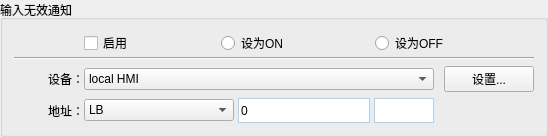
           <widget class="QGroupBox" name="InputInvalidNotice">
            <property name="geometry">
             <rect>
              <x>10</x>
              <y>500</y>
              <width>541</width>
              <height>131</height>
             </rect>
            </property>
            <property name="title">
             <string>输入无效通知</string>
            </property>
            <layout class="QVBoxLayout" name="verticalLayout_41">
             <property name="spacing">
              <number>2</number>
             </property>
             <item>
              <layout class="QHBoxLayout" name="horizontalLayout_77">
               <item>
                <spacer name="horizontalSpacer_135">
                 <property name="orientation">
                  <enum>Qt::Horizontal</enum>
                 </property>
                 <property name="sizeType">
                  <enum>QSizePolicy::Fixed</enum>
                 </property>
                 <property name="sizeHint" stdset="0">
                  <size>
                   <width>70</width>
                   <height>20</height>
                  </size>
                 </property>
                </spacer>
               </item>
               <item>
                <widget class="QCheckBox" name="InputInvalidEnable">
                 <property name="text">
                  <string>启用</string>
                 </property>
                </widget>
               </item>
               <item>
                <spacer name="horizontalSpacer_136">
                 <property name="orientation">
                  <enum>Qt::Horizontal</enum>
                 </property>
                 <property name="sizeHint" stdset="0">
                  <size>
                   <width>40</width>
                   <height>20</height>
                  </size>
                 </property>
                </spacer>
               </item>
               <item>
                <widget class="QRadioButton" name="SaveAsOn">
                 <property name="text">
                  <string>设为ON</string>
                 </property>
                </widget>
               </item>
               <item>
                <spacer name="horizontalSpacer_137">
                 <property name="orientation">
                  <enum>Qt::Horizontal</enum>
                 </property>
                 <property name="sizeHint" stdset="0">
                  <size>
                   <width>40</width>
                   <height>20</height>
                  </size>
                 </property>
                </spacer>
               </item>
               <item>
                <widget class="QRadioButton" name="SaveAsOff">
                 <property name="text">
                  <string>设为OFF</string>
                 </property>
                </widget>
               </item>
               <item>
                <spacer name="horizontalSpacer_138">
                 <property name="orientation">
                  <enum>Qt::Horizontal</enum>
                 </property>
                 <property name="sizeHint" stdset="0">
                  <size>
                   <width>40</width>
                   <height>20</height>
                  </size>
                 </property>
                </spacer>
               </item>
              </layout>
             </item>
             <item>
              <widget class="QWidget" name="ValuePageEnableWidget" native="true">
               <layout class="QVBoxLayout" name="verticalLayout_42">
                <property name="leftMargin">
                 <number>0</number>
                </property>
                <property name="topMargin">
                 <number>0</number>
                </property>
                <property name="rightMargin">
                 <number>0</number>
                </property>
                <property name="bottomMargin">
                 <number>0</number>
                </property>
                <item>
                 <widget class="Line" name="NoticeLine_6">
                  <property name="orientation">
                   <enum>Qt::Horizontal</enum>
                  </property>
                 </widget>
                </item>
                <item>
                 <layout class="QHBoxLayout" name="horizontalLayout_78">
                  <property name="spacing">
                   <number>0</number>
                  </property>
                  <item>
                   <widget class="QLabel" name="WatchAddrDevType_2">
                    <property name="minimumSize">
                     <size>
                      <width>70</width>
                      <height>0</height>
                     </size>
                    </property>
                    <property name="maximumSize">
                     <size>
                      <width>70</width>
                      <height>16777215</height>
                     </size>
                    </property>
                    <property name="text">
                     <string>设备：</string>
                    </property>
                    <property name="alignment">
                     <set>Qt::AlignRight|Qt::AlignTrailing|Qt::AlignVCenter</set>
                    </property>
                   </widget>
                  </item>
                  <item>
                   <widget class="QComboBox" name="InvalidInputConfirmDev">
                    <property name="minimumSize">
                     <size>
                      <width>350</width>
                      <height>0</height>
                     </size>
                    </property>
                    <property name="maximumSize">
                     <size>
                      <width>350</width>
                      <height>16777215</height>
                     </size>
                    </property>
                    <item>
                     <property name="text">
                      <string>local HMI</string>
                     </property>
                    </item>
                   </widget>
                  </item>
                  <item>
                   <spacer name="horizontalSpacer_139">
                    <property name="orientation">
                     <enum>Qt::Horizontal</enum>
                    </property>
                    <property name="sizeType">
                     <enum>QSizePolicy::Fixed</enum>
                    </property>
                    <property name="sizeHint" stdset="0">
                     <size>
                      <width>10</width>
                      <height>20</height>
                     </size>
                    </property>
                   </spacer>
                  </item>
                  <item>
                   <widget class="QPushButton" name="InvalidInputConfirmSetBtn">
                    <property name="minimumSize">
                     <size>
                      <width>90</width>
                      <height>0</height>
                     </size>
                    </property>
                    <property name="maximumSize">
                     <size>
                      <width>90</width>
                      <height>16777215</height>
                     </size>
                    </property>
                    <property name="text">
                     <string>设置...</string>
                    </property>
                   </widget>
                  </item>
                 </layout>
                </item>
                <item>
                 <layout class="QHBoxLayout" name="horizontalLayout_79">
                  <property name="spacing">
                   <number>0</number>
                  </property>
                  <item>
                   <widget class="QLabel" name="FuncAddrLabel_6">
                    <property name="minimumSize">
                     <size>
                      <width>70</width>
                      <height>0</height>
                     </size>
                    </property>
                    <property name="maximumSize">
                     <size>
                      <width>70</width>
                      <height>16777215</height>
                     </size>
                    </property>
                    <property name="text">
                     <string>地址：</string>
                    </property>
                    <property name="alignment">
                     <set>Qt::AlignRight|Qt::AlignTrailing|Qt::AlignVCenter</set>
                    </property>
                   </widget>
                  </item>
                  <item>
                   <widget class="QComboBox" name="InvalidInputConfirmAddr">
                    <property name="minimumSize">
                     <size>
                      <width>150</width>
                      <height>0</height>
                     </size>
                    </property>
                    <property name="maximumSize">
                     <size>
                      <width>16777215</width>
                      <height>16777215</height>
                     </size>
                    </property>
                    <item>
                     <property name="text">
                      <string>LB</string>
                     </property>
                    </item>
                    <item>
                     <property name="text">
                      <string>RW_A_Bit</string>
                     </property>
                    </item>
                    <item>
                     <property name="text">
                      <string>RW_Bit</string>
                     </property>
                    </item>
                    <item>
                     <property name="text">
                      <string>LW_Bit</string>
                     </property>
                    </item>
                    <item>
                     <property name="text">
                      <string>RBI</string>
                     </property>
                    </item>
                   </widget>
                  </item>
                  <item>
                   <spacer name="horizontalSpacer_140">
                    <property name="orientation">
                     <enum>Qt::Horizontal</enum>
                    </property>
                    <property name="sizeType">
                     <enum>QSizePolicy::Fixed</enum>
                    </property>
                    <property name="sizeHint" stdset="0">
                     <size>
                      <width>4</width>
                      <height>20</height>
                     </size>
                    </property>
                   </spacer>
                  </item>
                  <item>
                   <widget class="QLineEdit" name="lineEdit_68">
                    <property name="minimumSize">
                     <size>
                      <width>0</width>
                      <height>1</height>
                     </size>
                    </property>
                    <property name="maximumSize">
                     <size>
                      <width>16777215</width>
                      <height>25</height>
                     </size>
                    </property>
                    <property name="styleSheet">
                     <string notr="true">
border:1px solid rgba(174,209,239,1);</string>
                    </property>
                    <property name="text">
                     <string>0</string>
                    </property>
                   </widget>
                  </item>
                  <item>
                   <spacer name="horizontalSpacer_141">
                    <property name="orientation">
                     <enum>Qt::Horizontal</enum>
                    </property>
                    <property name="sizeType">
                     <enum>QSizePolicy::Fixed</enum>
                    </property>
                    <property name="sizeHint" stdset="0">
                     <size>
                      <width>4</width>
                      <height>20</height>
                     </size>
                    </property>
                   </spacer>
                  </item>
                  <item>
                   <widget class="QLineEdit" name="lineEdit_69">
                    <property name="minimumSize">
                     <size>
                      <width>60</width>
                      <height>25</height>
                     </size>
                    </property>
                    <property name="maximumSize">
                     <size>
                      <width>60</width>
                      <height>25</height>
                     </size>
                    </property>
                    <property name="styleSheet">
                     <string notr="true">
border:1px solid rgba(174,209,239,1);</string>
                    </property>
                   </widget>
                  </item>
                  <item>
                   <spacer name="horizontalSpacer_142">
                    <property name="orientation">
                     <enum>Qt::Horizontal</enum>
                    </property>
                    <property name="sizeType">
                     <enum>QSizePolicy::Fixed</enum>
                    </property>
                    <property name="sizeHint" stdset="0">
                     <size>
                      <width>100</width>
                      <height>20</height>
                     </size>
                    </property>
                   </spacer>
                  </item>
                 </layout>
                </item>
               </layout>
              </widget>
             </item>
             <item>
              <spacer name="verticalSpacer_11">
               <property name="orientation">
                <enum>Qt::Vertical</enum>
               </property>
               <property name="sizeHint" stdset="0">
                <size>
                 <width>20</width>
                 <height>40</height>
                </size>
               </property>
              </spacer>
             </item>
            </layout>
           </widget>
